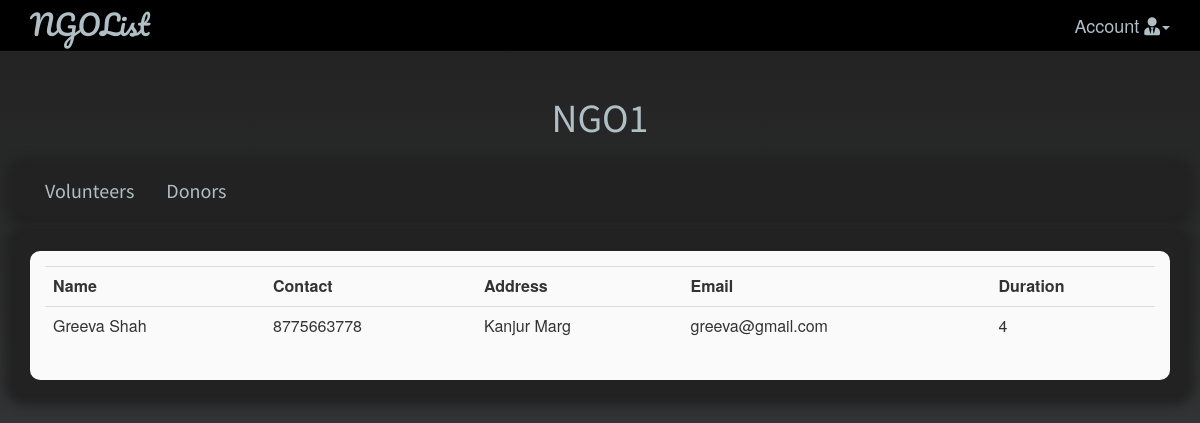
Screenshot of /account.php (signed in) with the database file from the repository.
### tables this page shows
CREATE TABLE `ngo` (
  `NAME_OF_NGO` varchar(100) NOT NULL,
  `Contact_no` bigint(11) NOT NULL,
  `EMAIL_ID` varchar(100) NOT NULL,
  `AIM` text NOT NULL,
  `PURPOSE` text NOT NULL,
  `ADDRESS1` text NOT NULL,
  `ADDRESS2` text NOT NULL,
  `ADDRESS3` text NOT NULL,
  `WEBSITE` varchar(150) NOT NULL,
  `USERNAME` varchar(50) NOT NULL,
  `CONTACT_PERSON_NAME` varchar(200) NOT NULL
);

CREATE TABLE `volunteer` (
  `Name` varchar(150) NOT NULL,
  `Contact` bigint(11) NOT NULL,
  `Address` text NOT NULL,
  `Email` text NOT NULL,
  `NGOname` varchar(200) NOT NULL,
  `Duration` int(11) NOT NULL
);

### account.php (the view, shortened to what this page needs)
<?php
include('connect.php');
session_start();?>
<!DOCTYPE html>
<html>
<head>
	<link rel="stylesheet" href="https://maxcdn.bootstrapcdn.com/bootstrap/3.3.7/css/bootstrap.min.css">
	<link rel="stylesheet" type="text/css" href="animate.css">
	<link rel="stylesheet" type="text/css" href="account.css">
	<link rel="stylesheet" href="https://use.fontawesome.com/releases/v5.3.1/css/all.css">
</head>
<body>
	<nav class="navbar navbar-default navbar-inverse navbar-fixed-top">
		<div class="container" id="navbar">
			<div class="navbar-header page-scroll">
				<span class="navbar-brand page-scroll" href="homepage.php">NGOList</span>
			</div>
			<div class="collapse navbar-collapse" id="nav-collapse">
				<ul class="nav navbar-nav navbar-right">
      				<li class="dropdown"><a class="dropdown-toggle" data-toggle="dropdown" href="#">Account  <i class="fas fa-user-tie"></i><span class="caret"></span></a>
				</ul>
			</div>
		</div>
	</nav>
	<div class="container">
		<div class="row">
			<div class="col-md-12 col-sm-12 col-xs-12 text-center ngo-name">
				<?php
					$username = $_SESSION["username"];
					$query_ngoname = "SELECT NAME_OF_NGO FROM ngo WHERE USERNAME = '$username'";
					$result_ngoname = mysqli_query($conn,$query_ngoname);
					while ($row = mysqli_fetch_array($result_ngoname,MYSQLI_ASSOC)) {
						echo $row["NAME_OF_NGO"];
					}
				?>
			</div>
		</div>
		<div class="row tab-container">
			<div class="col-md-12 col-xs-12 col-sm-12 text-center tabs">
  				<ul class="nav nav-pills">
    				<li><a data-toggle="pill" href="#volunteer" class="col-md-12 col-xs-12 col-sm-12 text-center">Volunteers</a></li>
    				<li><a data-toggle="pill" href="#donor" class="col-md-12 col-xs-12 col-sm-12 text-center">Donors</a></li>
  				</ul>
  			</div>
  	 	</div>
	  	<div class="row table-container">
	  		<div class="tab-content col-md-12 col-xs-12 col-sm-12">
	    		<div id="volunteer" class="tab-pane fade in active">
	    			<?php
	    				$ngoname = $_SESSION["NGOname"];
	    				$query_vol = "SELECT * FROM volunteer WHERE NGOname='$ngoname';";
	    				$query_res = mysqli_query($conn,$query_vol);
	    				if(mysqli_num_rows($query_res)==0){
	    					echo "Nobody has volunteered right now";
	    				}
	    				else{
	    					echo '<table class="table-hover table responsive"';
							echo '<tr><th>Name</th><th>Contact</th><th>Address</th><th>Email</th><th>Duration</th></tr>';
							while ($row = mysqli_fetch_array($query_res,MYSQLI_ASSOC)) {
								echo '<tr><td>';
								echo $row["Name"];
								echo '</td><td>';
								echo $row["Contact"];
								echo '</td><td>';
								echo $row["Address"];
								echo '</td><td>';
								echo $row["Email"];
								echo '</td><td>';
								echo $row["Duration"];
								echo '</td></tr>';
							}
						}
						echo "</table>";
	    			?>
		    	</div>
	  		</div>
		</div>
	</div>
</body>
<html>

### account.css (style rules this page uses)
html { height:100%; font-family: "Montserrat",sans-serif; }
body { background: #232526; background: -webkit-linear-gradient(to top, #414345, #212121); background: linear-gradient(to top, #414345, #212121); margin:0; padding:0; background-attachment: fixed; }
.navbar-default, .navbar-inverse, .dropdown-menu { background-color: rgba(0,0,0); }
.navbar-default .navbar-nav li a { color: #b0bec5; font-size: 18px; }
.navbar-header .navbar-brand { color: #b0bec5; font-family: 'Pacifico', cursive; font-size: 28px; }
.ngo-name { color: #b0bec5; font-family: 'Source Sans Pro', sans-serif; font-size: 40px; margin-top: 70px; }
.tab-container, .table-container { margin-top:20px; background-color: #222222; box-shadow: 0px 0px 10px 10px #222222; border-radius: 10px; }
.tabs { font-family: 'Source Sans Pro', sans-serif; font-size: 20px; color: white; }
.tabs ul li a { color: #b0bec5; }
.tab-content { padding:15px; }
.tab-pane { color: black; background-color: #fafafa; border-radius: 10px; padding: 15px; }

### rows the page displays
ngo: NAME_OF_NGO "NGO1"
volunteer: Name "Greeva Shah", Contact "8775663778", Address "Kanjur Marg", Email "greeva@gmail.com", Duration "4"
